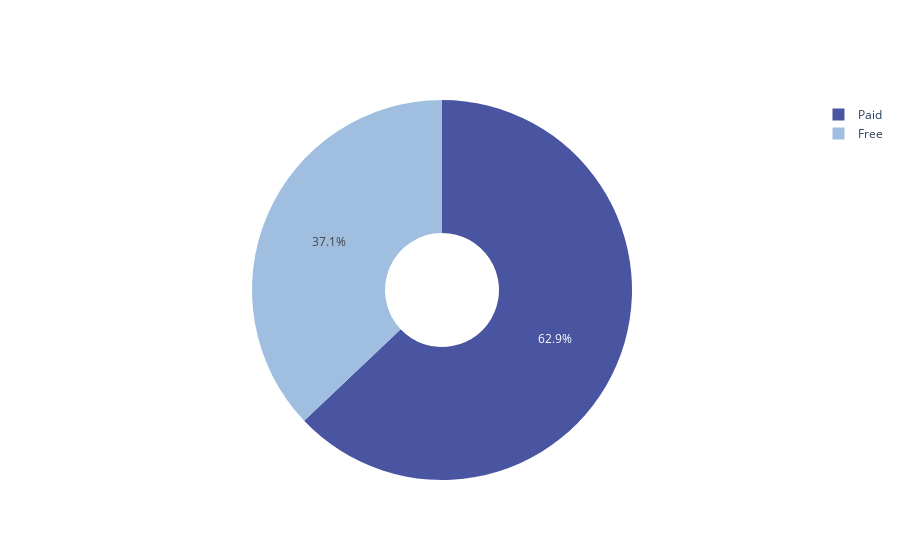

Notebook code for this chart:
### Code cell
# 파이차트 버전 시각화

# 유입경로별 mql 데이터 필터링
paid_mql = df_mql[df_mql['origin'].isin(paid_origins)]
free_mql = df_mql[df_mql['origin'].isin(free_origins)]

# 체결된 mql 데이터
closed_mql_paid = paid_mql.merge(df_closed_deals, on='mql_id', how='inner')
closed_mql_free = free_mql.merge(df_closed_deals, on='mql_id', how='inner')

# 체결률 계산
paid_conversion_rate = len(closed_mql_paid) / len(paid_mql)
free_conversion_rate = len(closed_mql_free) / len(free_mql)

# 시각화 1: 전체 유입경로 중 유료와 무료 각각의 비율 
labels = ['Paid', 'Free']
values = [len(paid_mql), len(free_mql)]
colors_1 = ['#4A55A2', '#A0BFE0']

fig1 = go.Figure(data=[go.Pie(labels=labels, values=values, hole=.3)])
fig1.update_traces(marker=dict(colors=colors_1))
fig1.show()

### Figure 1 — Plotly figure (JSON) as saved in the notebook; plotly's stock layout.template omitted (floating-point values rounded to 4 significant figures)
{"data": [{"hole": 0.3, "labels": ["Paid", "Free"], "marker": {"colors": ["#4A55A2", "#A0BFE0"]}, "type": "pie", "values": [3896, 2296]}], "layout": {}}
